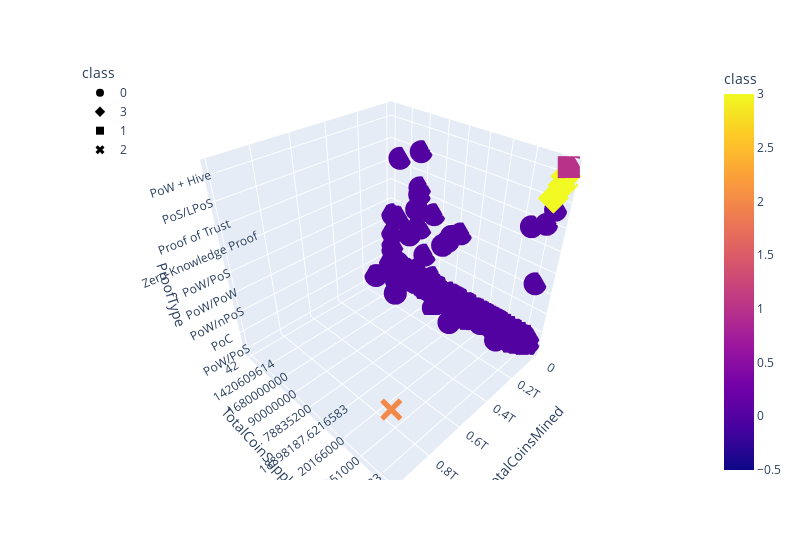

Notebook code for this chart:
### Markdown cell above
### Deliverable 4: Visualizing Cryptocurrencies Results

#### 3D-Scatter with Clusters

### Code cell
# Creating a 3D-Scatter with the PCA data and the clusters
fig = px.scatter_3d(
    clustered_df,
    x="TotalCoinsMined",
    y="TotalCoinSupply",
    z="ProofType",
    color="class",
    symbol="class",   
    hover_name="CoinName",
    hover_data=["Algorithm"],
    width=800,
)
fig.update_layout(legend=dict(x=0, y=1)) 
fig.show()

### Figure 1 — Plotly figure (JSON) as saved in the notebook; plotly's stock layout.template omitted (floating-point values rounded to 4 significant figures; data arrays with more than 128 entries replaced by an {"elided": "..."} marker saying what was removed)
{"data": [{"customdata": {"elided": "572x1 str values"}, "hovertemplate": "<b>%{hovertext}</b><br><br>class=%{marker.color}<br>TotalCoinsMined=%{x}<br>TotalCoinSupply=%{y}<br>ProofType=%{z}<br>Algorithm=%{customdata[0]}<extra></extra>", "hovertext": {"elided": "572 str values"}, "legendgroup": "0", "marker": {"color": {"elided": "572 int values"}, "coloraxis": "coloraxis", "symbol": "circle"}, "mode": "markers", "name": "0", "scene": "scene", "showlegend": true, "type": "scatter3d", "x": {"elided": "572 float values"}, "y": {"elided": "572 str values"}, "z": {"elided": "572 str values"}}, {"customdata": [["VeChainThor Authority"], ["Proof-of-BibleHash"], ["SHA-256 + Hive"]], "hovertemplate": "<b>%{hovertext}</b><br><br>class=%{marker.color}<br>TotalCoinsMined=%{x}<br>TotalCoinSupply=%{y}<br>ProofType=%{z}<br>Algorithm=%{customdata[0]}<extra></extra>", "hovertext": ["Vechain", "BiblePay", "LitecoinCash"], "legendgroup": "3", "marker": {"color": [3, 3, 3], "coloraxis": "coloraxis", "symbol": "diamond"}, "mode": "markers", "name": "3", "scene": "scene", "showlegend": true, "type": "scatter3d", "x": [55454734800, 1772000000.0, 638400000.0], "y": ["86712634466", "5200000000", "840000000"], "z": ["Proof of Authority", "POBh", "PoW + Hive"]}, {"customdata": [["Proof-of-Authority"]], "hovertemplate": "<b>%{hovertext}</b><br><br>class=%{marker.color}<br>TotalCoinsMined=%{x}<br>TotalCoinSupply=%{y}<br>ProofType=%{z}<br>Algorithm=%{customdata[0]}<extra></extra>", "hovertext": ["Poa Network"], "legendgroup": "1", "marker": {"color": [1], "coloraxis": "coloraxis", "symbol": "square"}, "mode": "markers", "name": "1", "scene": "scene", "showlegend": true, "type": "scatter3d", "x": [204479039], "y": ["252460800"], "z": ["PoA"]}, {"customdata": [["TRC10"]], "hovertemplate": "<b>%{hovertext}</b><br><br>class=%{marker.color}<br>TotalCoinsMined=%{x}<br>TotalCoinSupply=%{y}<br>ProofType=%{z}<br>Algorithm=%{customdata[0]}<extra></extra>", "hovertext": ["BitTorrent"], "legendgroup": "2", "marker": {"color": [2], "coloraxis": "coloraxis", "symbol": "x"}, "mode": "markers", "name": "2", "scene": "scene", "showlegend": true, "type": "scatter3d", "x": [990000000000.0], "y": ["990000000000"], "z": ["DPoS"]}], "layout": {"coloraxis": {"colorbar": {"title": {"text": "class"}}, "colorscale": [[0, "#0d0887"], [0.1111, "#46039f"], [0.2222, "#7201a8"], [0.3333, "#9c179e"], [0.4444, "#bd3786"], [0.5556, "#d8576b"], [0.6667, "#ed7953"], [0.7778, "#fb9f3a"], [0.8889, "#fdca26"], [1, "#f0f921"]]}, "legend": {"title": {"text": "class"}, "tracegroupgap": 0, "x": 0, "y": 1}, "margin": {"t": 60}, "scene": {"domain": {"x": [0, 1], "y": [0, 1]}, "xaxis": {"title": {"text": "TotalCoinsMined"}}, "yaxis": {"title": {"text": "TotalCoinSupply"}}, "zaxis": {"title": {"text": "ProofType"}}}, "width": 800}}
